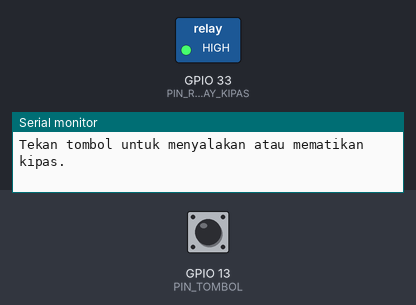
A sketch run on a simulated ESP32. Parts: switched loads named in the sketch (green lamp = pin HIGH), the last lines printed to the serial monitor. Inputs (shaded band) come from the test bench; at power-on: GPIO 13 (PIN_TOMBOL) HIGH.

Above: at 1.2 s.
1.3 s: GPIO 13 (PIN_TOMBOL) pulled LOW for 0.15 s
At 2.3 s:
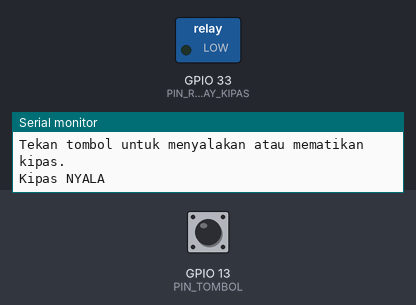
2.9 s: GPIO 13 (PIN_TOMBOL) pulled LOW for 1 s
At 4.7 s:
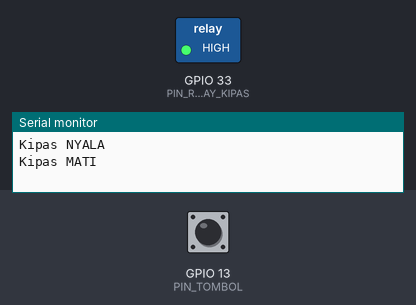
5.4 s: GPIO 13 (PIN_TOMBOL) pulled LOW for 3.2 s
At 9.5 s:
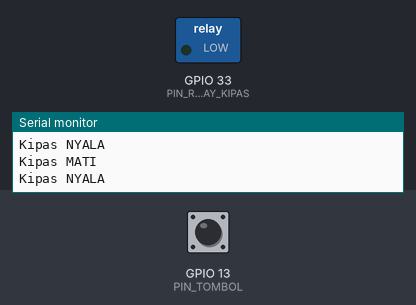
Timing chart, 0 to 11.0 s (numbered marks = the images above; inputs shaded):
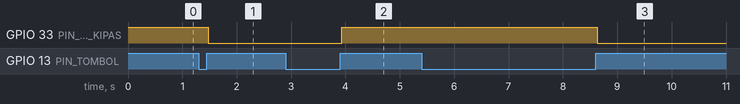

The sketch:

modul05_relay_kipas.ino
```cpp
// Modul 5 - Praktik 6: tombol menyalakan dan mematikan kipas lewat relay
// Relay kipas di D33 (IN2 modul relay 2 kanal, aktif LOW). Tombol di D13.
// Kipas mendapat 5 V dari MB102 lewat kontak COM-NO relay.

const int PIN_TOMBOL = 13;       // tombol manual (peta pin kanonik)
const int PIN_RELAY_KIPAS = 33;  // relay kipas (peta pin kanonik)
const int JEDA_PANTUL = 30;      // milidetik

bool kipasMenyala = false;

// Menjawab true SATU kali untuk setiap tekanan sungguhan (sama dengan Praktik 2.2).
bool tombolDitekan() {
  if (digitalRead(PIN_TOMBOL) == HIGH) {
    return false;
  }
  delay(JEDA_PANTUL);
  if (digitalRead(PIN_TOMBOL) == HIGH) {
    return false;
  }
  while (digitalRead(PIN_TOMBOL) == LOW) {
    delay(1);
  }
  delay(JEDA_PANTUL);
  return true;
}

// Modul relay kita "aktif LOW": LOW = relay menyambung (kipas jalan), HIGH = relay melepas.
void aturKipas(bool nyala) {
  if (nyala) {
    digitalWrite(PIN_RELAY_KIPAS, LOW);
  } else {
    digitalWrite(PIN_RELAY_KIPAS, HIGH);
  }
}

void setup() {
  Serial.begin(115200);
  pinMode(PIN_TOMBOL, INPUT_PULLUP);
  pinMode(PIN_RELAY_KIPAS, OUTPUT);
  aturKipas(false);  // segera pastikan kipas mati
  Serial.println("Tekan tombol untuk menyalakan atau mematikan kipas.");
}

void loop() {
  if (tombolDitekan()) {
    kipasMenyala = !kipasMenyala;
    aturKipas(kipasMenyala);
    if (kipasMenyala) {
      Serial.println("Kipas NYALA");
    } else {
      Serial.println("Kipas MATI");
    }
  }
}
```

Measured:
- after the input at 1.3 s, GPIO 33 (PIN_RELAY_KIPAS): HIGH → LOW after 0.18 s
- after the input at 2.9 s, GPIO 33 (PIN_RELAY_KIPAS): LOW → HIGH after 1.0 s
- after the input at 5.4 s, GPIO 33 (PIN_RELAY_KIPAS): HIGH → LOW after 3.2 s
